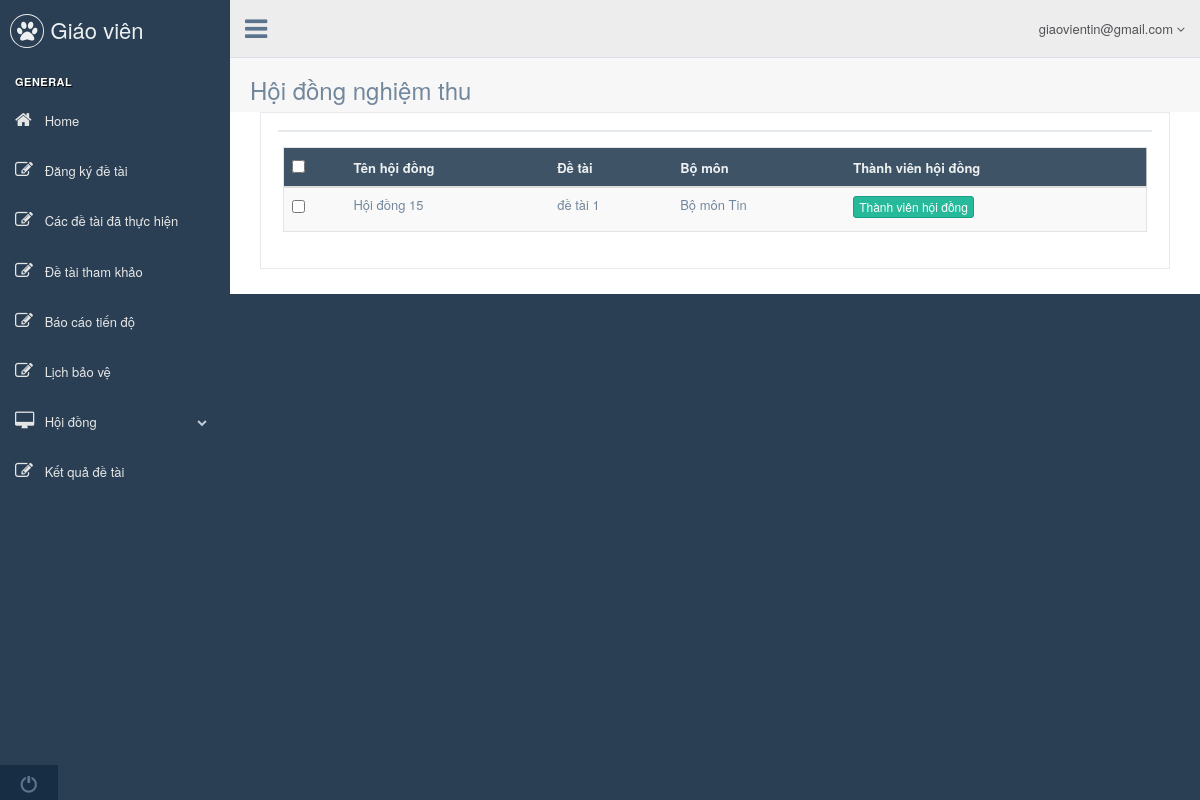
Page /giaovien.php?controller=xemhoidongnghiemthu (signed in) on the earlier database version.
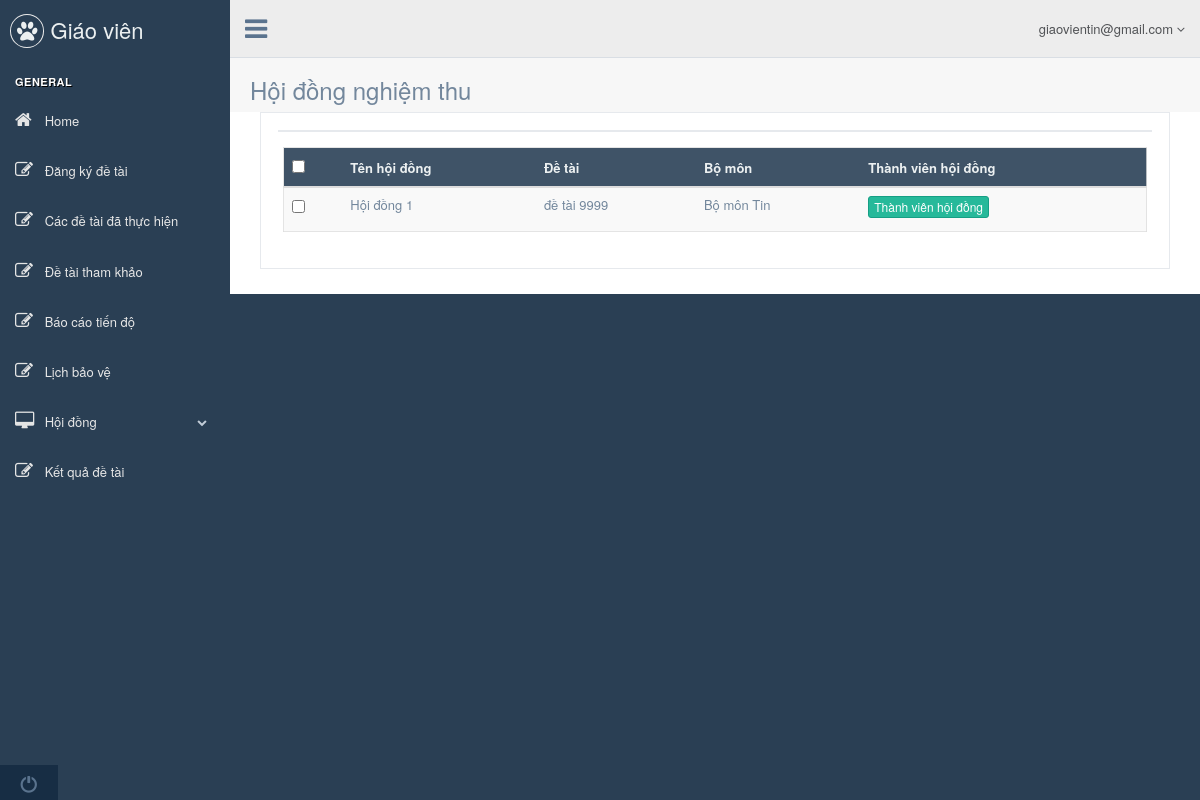
Same page on the later database version.
### tables this page shows
CREATE TABLE `tbl_hoidongnghiemthu` (
  `pk_hoidongnghiemthu_id` int(11) NOT NULL,
  `c_tenhoidong` varchar(1000) NOT NULL,
  `fk_madetai_id` int(11) NOT NULL
);

CREATE TABLE `tbl_detai` (
  `pk_madetai_id` int(11) NOT NULL,
  `fk_user_id` int(11) NOT NULL,
  `fk_user_hoi_dong` int(11) NOT NULL,
  `c_tendetai` varchar(500) NOT NULL,
  `c_noidungnghiencuu` varchar(1000) NOT NULL,
  `c_kinhphi` float NOT NULL,
  `c_tungay` date NOT NULL,
  `c_denngay` date NOT NULL,
  `c_trangthai` int(11) NOT NULL,
  `file_mo_ta` text NOT NULL
);

CREATE TABLE `tbl_bomon` (
  `pk_mabomon_id` int(11) NOT NULL,
  `c_tenbomon` varchar(500) NOT NULL,
  `c_truongbomon` varchar(500) NOT NULL,
  `fk_user_id` int(11) NOT NULL
);

### controller/backend/w_giaovien/controller_xemhoidongnghiemthu.php (called while the page is built, shortened)
<?php
	class controller_xemhoidongnghiemthu{
		public function __construct(){
			$this->model = new model();
			$record_per_page = 5;
			$p = (isset($_GET["p"])&&$_GET["p"]>0) ? ($_GET["p"]-1) : 0;
			$from = $p * $record_per_page;
			$arr = $this->model->get_all("select * from tbl_hoidongnghiemthu hd join tbl_detai dt on hd.fk_madetai_id =dt.pk_madetai_id where dt.fk_user_id={$_SESSION['SS_USER']->pk_user_id} order by pk_hoidongnghiemthu_id desc limit $from,$record_per_page");
			include "view/backend/w_giaovien/view_xemhoidongnghiemthu.php";
		}
	}
	new controller_xemhoidongnghiemthu();
 ?>

### giaovien.php (called while the page is built, shortened)
<?php
	include "config.php";
	include "model/model.php";
	if(isset($_SESSION["SS_USER"]) == false)
		include "controller/backend/controller_login.php";
	else{
		include "view/backend/w_giaovien/master_giaovien.php";
	}
 ?>

### model/model.php (called while the page is built, shortened)
<?php
	class model{
		public function get_all($sql){
			global $db;
			$result = mysqli_query($db,$sql);
			$arr = array();
			while($rows = mysqli_fetch_object($result))
				$arr[] = $rows;
			return $arr;
		}
		public function get_a_record($sql){
			global $db;
			$result = mysqli_query($db,$sql);
			$rows = mysqli_fetch_object($result);
			return $rows;
		}
	}
 ?>

### view/backend/w_giaovien/view_xemhoidongnghiemthu.php (the view, shortened to what this page needs)
<div class="right_col" role="main">
  <div class="">
    <div class="page-title">
      <div class="title_left">
        <h3>Hội đồng nghiệm thu</h3>
      </div>
      <div class="title_right">
        <div class="col-md-5 col-sm-5 col-xs-12 form-group pull-right top_search">
        </div>
      </div>
    </div>
      <div class="clearfix"></div>
      <div class="col-md-12 col-sm-12 col-xs-12">
        <div class="x_panel">
          <div class="x_title">
          </div>
          <div class="x_content">
            <div class="table-responsive">
              <table class="table table-striped jambo_table bulk_action">
                <thead>
                  <tr class="headings">
                    <th>
                      <input type="checkbox" id="check-all" class="flat">
                    </th>
                    <th class="column-title">Tên hội đồng </th>
                    <th class="column-title">Đề tài </th>
                    <th class="column-title">Bộ môn </th>
                    <th class="column-title">Thành viên hội đồng </th>
                  </tr>
                </thead>
                <tbody>
                <?php foreach($arr as $rows): ?>
                  <tr  class="even pointer">
                    <td class="a-center ">
                      <input type="checkbox" class="flat" name="table_records">
                    </td>
                    <td class=" "><?php echo $rows->c_tenhoidong; ?></td>
                     <td class=" ">
                      <?php
                        $detai = $this->model->get_a_record("select c_tendetai from tbl_detai where pk_madetai_id={$rows->fk_madetai_id}");
                        echo isset($detai->c_tendetai)?$detai->c_tendetai:"";
                      ?>
                    </td>
                    <?php $bomon = $this->model->get_a_record("select * from tbl_detai dt join tbl_user u on u.pk_user_id = dt.fk_user_id join tbl_bomon bm on bm.pk_mabomon_id=u.fk_mabomon_id where dt.pk_madetai_id =".$rows->fk_madetai_id); ?>
                    <td class=""><?=$bomon->c_tenbomon?></td>
                    <td class=" ">
                      <button type="button" class="btn btn-success btn-xs">
                      <a href="giaovien.php?controller=thongtinhoidongnghiemthu&IdHoiDong=<?=$rows->pk_hoidongnghiemthu_id?>&TenHoiDong=<?=$rows->c_tenhoidong?>&IdDeTai=<?=$rows->fk_madetai_id?>"style="color: white;">Thành viên hội đồng</a>
                    </td>
                  </tr>
                <?php endforeach; ?>
                </tbody>
              </table>
      </div>
            </div>
          </div>
        </div>
      </div>
    </div>
  </div>
</div>

Differences in the rows shown:
removed tbl_hoidongnghiemthu: c_tenhoidong "Hội đồng 15", tbl_detai.c_tendetai "đề tài 1", tbl_bomon.c_tenbomon "Bộ môn Tin"
added tbl_hoidongnghiemthu: c_tenhoidong "Hội đồng 1", tbl_detai.c_tendetai "đề tài 9999", tbl_bomon.c_tenbomon "Bộ môn Tin"
